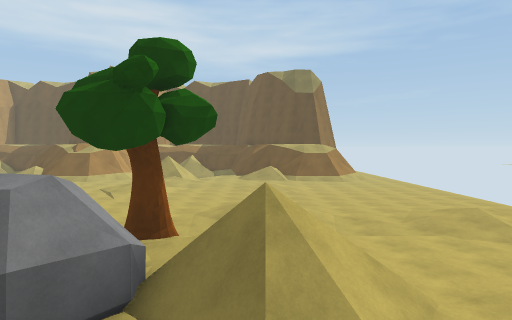
view 1 (above)

19 first-person views from a walk through a Unity game level. The camera is 1.5 m above the floor, tilts 2° down and sees 75° across. The floor is counted in squares, 1.8 m on a side. Each view is taken from the middle of a square. On the plan, view 1 faces up. The plan holds only what a view shows up to about 11 squares ahead; the rest is blank. The place goes on beyond the plan. The player character is not drawn.

view 2
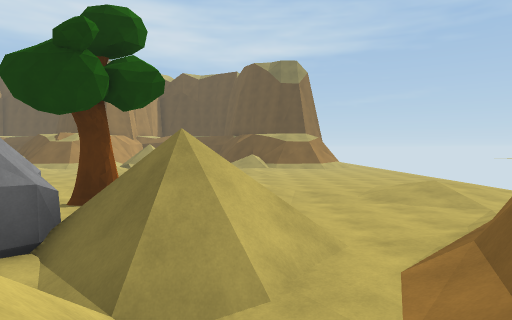

view 3
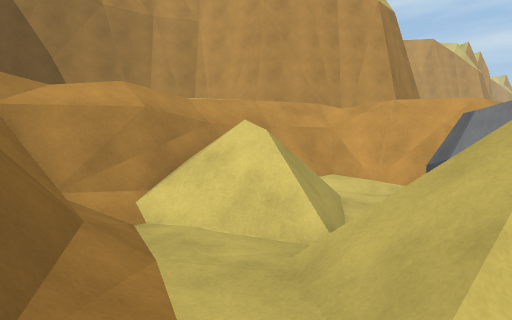

view 4
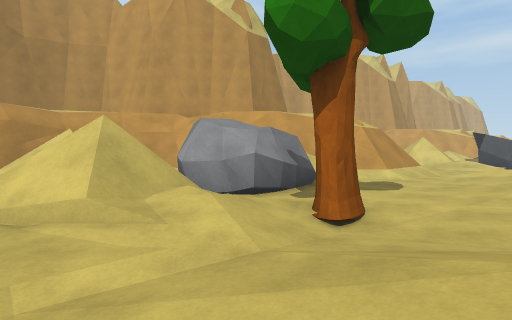

view 5
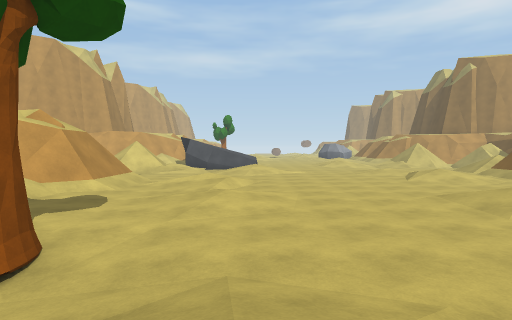

view 6
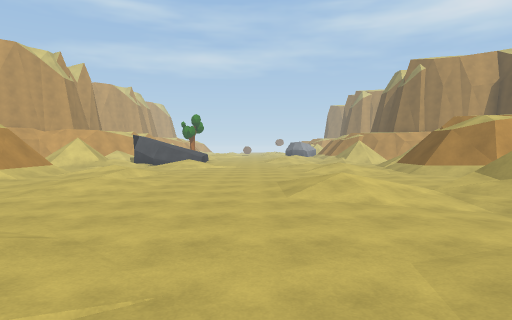

view 7
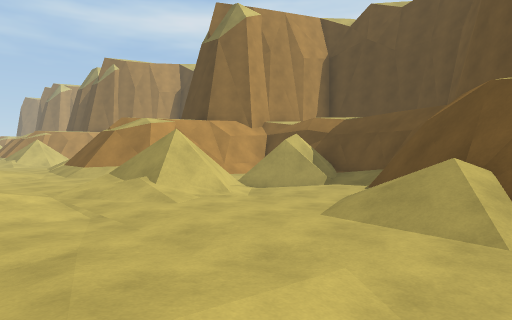

view 8
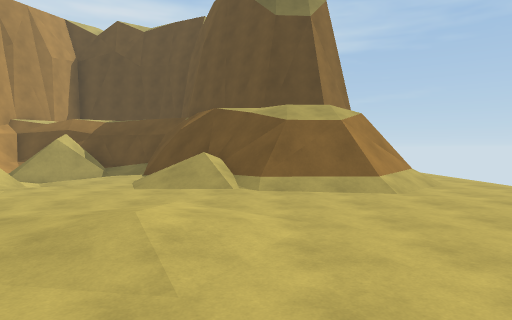

view 9
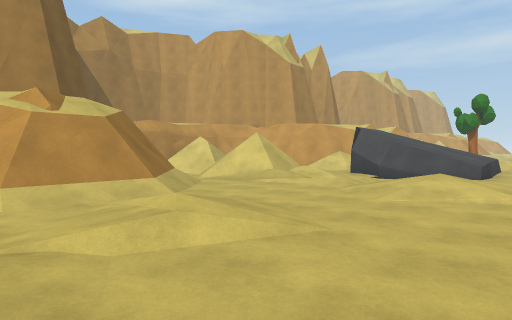

view 10
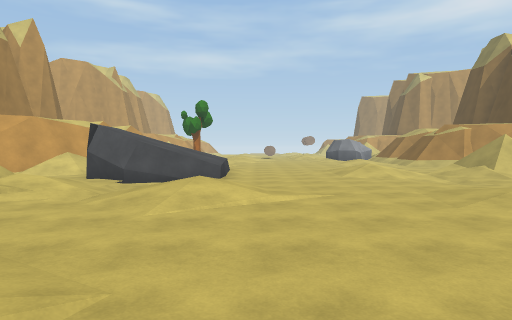

view 11
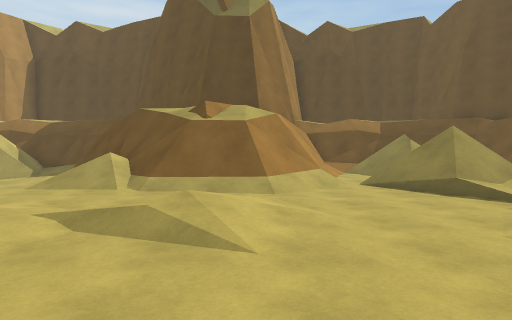

view 12
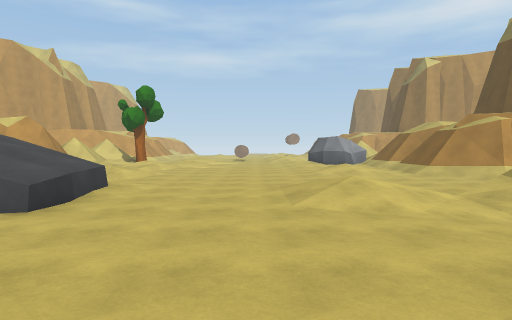

view 13
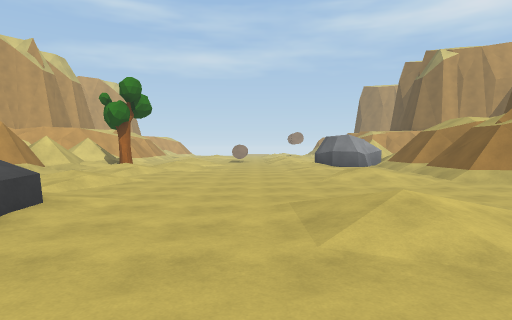

view 14
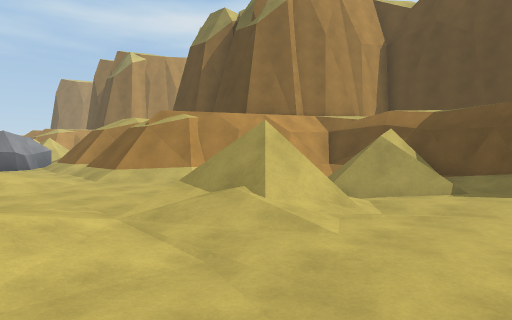

view 15
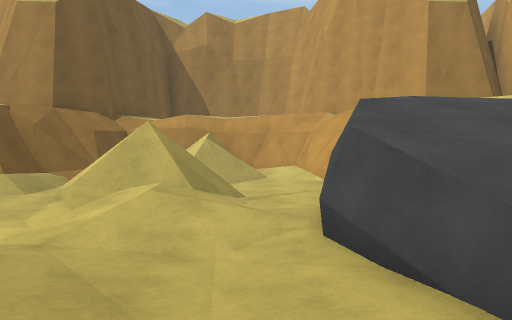

view 16
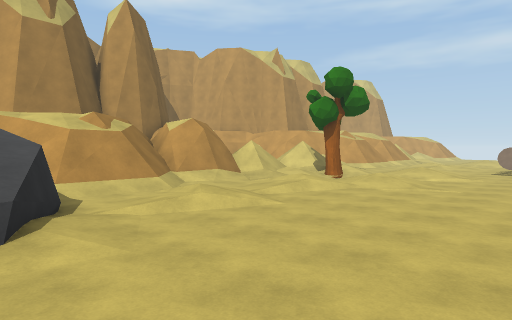

view 17
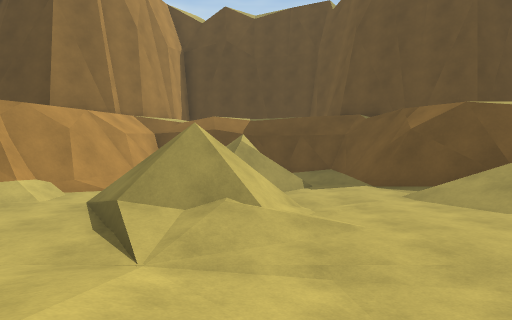

view 18
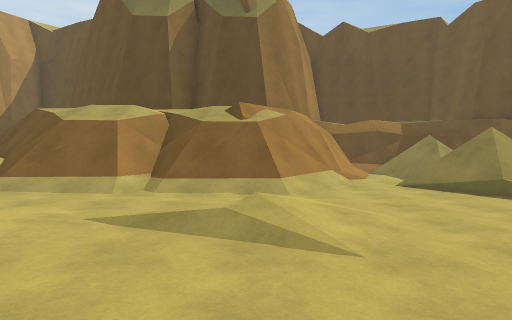

view 19
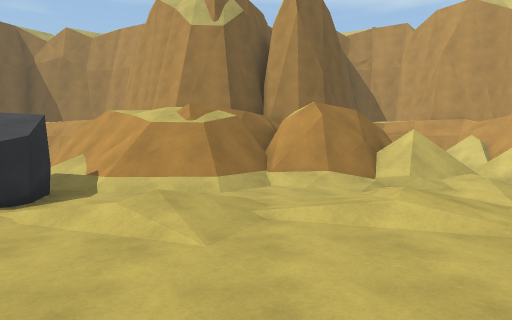

### Floor plan
Key: @ floor where view 1 was taken; # wall or solid block; . main floor; : floor 0.25 m higher than the main floor; - floor 0.25 m lower than the main floor; + floor 0.5 m higher than the main floor; / step, stairs or slope; = window, fence, low wall or low ledge; ^ raised ledge; T tree; R rock.
Columns run from 26 left of view 1 to 7 right of it. Each row starts with its distance up from view 1.
 23       #######         ####
 22      ##//=./#      #//==/#
 21      #=-/==.##    ##./==.##
 20     ##../--.####  #/./--./###
 19 ##=##/.  /--//#####////---/#####/.
 18 #/###..///-..///##/.///-..///###..
 17 .......///...........//...........
 16 ...:..../............/...........
 15 .../:....---..../:....---.......
 14 :../...:+.-...:./....+/-...:....
 13  .......:............:.........
 12 ........................... .
 11 ..................................
 10 ..................................
  9 :.......^^.-:+:...........+:......
  8 .+:.::.^^^^--:....+:...---:.-..+:.
  7  :..:..^^ #--...../....-T-.---.:..
  6 .......#  #./:.........../:......
  5 =///##=#  ..///..##=/..R.//=.../
  4 =#####==/..-///.###==/RRR///..
  3 ###  ####/.-  /.###### RR///.#
  2         ##.-= ./#    ##RR==-/#
  1          #/#=/ ##     #=#=//##
  0          ####/ #      ###=@/#
 -1            #####       ######

Positions as (right, up) in squares from view 1, and headings:
1: (0, 0), facing up
2: (1, 0), facing up
3: (3, 4), facing down-left
4: (2, 9), facing down-left
5: (1, 9), facing left
6: (2, 12), facing left
7: (2, 14), facing up-left
8: (2, 11), facing up
9: (-6, 11), facing down-left
10: (-7, 10), facing left
11: (-9, 11), facing up
12: (-12, 12), facing left
13: (-14, 12), facing left
14: (-14, 14), facing up-left
15: (-15, 10), facing down
16: (-18, 13), facing down-left
17: (-17, 13), facing up
18: (-23, 11), facing up
19: (-23, 12), facing down
